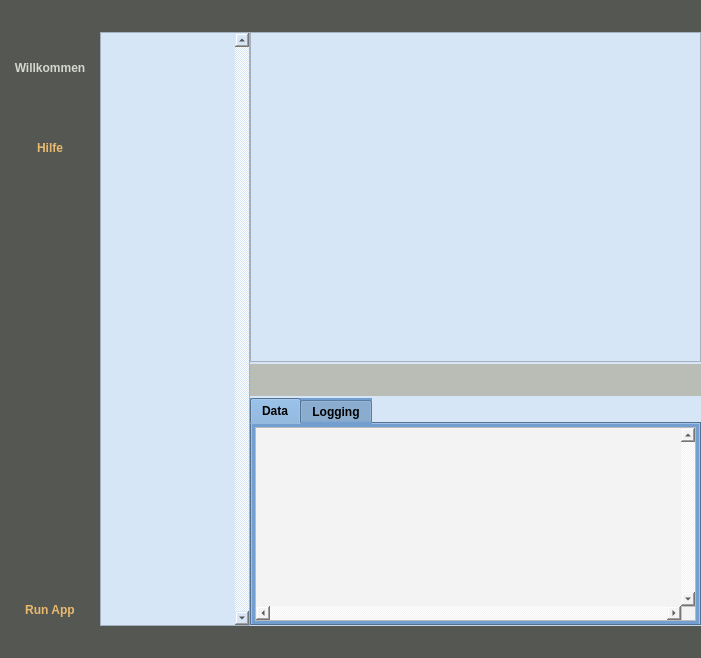
<?xml version="1.0" encoding="UTF-8"?>
<ui version="4.0">
 <class>Form</class>
 <widget class="QWidget" name="Form">
  <property name="geometry">
   <rect>
    <x>0</x>
    <y>0</y>
    <width>701</width>
    <height>658</height>
   </rect>
  </property>
  <property name="windowTitle">
   <string>Form</string>
  </property>
  <property name="styleSheet">
   <string notr="true">background-color: rgb(215, 230, 247);</string>
  </property>
  <layout class="QVBoxLayout" name="verticalLayout_6">
   <property name="spacing">
    <number>0</number>
   </property>
   <property name="leftMargin">
    <number>0</number>
   </property>
   <property name="topMargin">
    <number>0</number>
   </property>
   <property name="rightMargin">
    <number>0</number>
   </property>
   <property name="bottomMargin">
    <number>0</number>
   </property>
   <item>
    <layout class="QVBoxLayout" name="verticalLayout_4">
     <property name="spacing">
      <number>0</number>
     </property>
     <property name="sizeConstraint">
      <enum>QLayout::SetFixedSize</enum>
     </property>
     <item>
      <widget class="QWidget" name="widget_6" native="true">
       <property name="minimumSize">
        <size>
         <width>0</width>
         <height>32</height>
        </size>
       </property>
       <property name="styleSheet">
        <string notr="true">background-color: rgb(85, 87, 83);</string>
       </property>
      </widget>
     </item>
     <item>
      <layout class="QHBoxLayout" name="horizontalLayout_3">
       <property name="spacing">
        <number>0</number>
       </property>
       <item>
        <widget class="QWidget" name="widget_4" native="true">
         <property name="sizePolicy">
          <sizepolicy hsizetype="Fixed" vsizetype="MinimumExpanding">
           <horstretch>0</horstretch>
           <verstretch>0</verstretch>
          </sizepolicy>
         </property>
         <property name="minimumSize">
          <size>
           <width>100</width>
           <height>0</height>
          </size>
         </property>
         <property name="styleSheet">
          <string notr="true">background-color: rgb(85, 87, 83);</string>
         </property>
         <layout class="QVBoxLayout" name="verticalLayout_8">
          <item>
           <layout class="QVBoxLayout" name="verticalLayout_7">
            <item>
             <layout class="QVBoxLayout" name="verticalLayout_9">
              <item>
               <widget class="QLabel" name="label">
                <property name="styleSheet">
                 <string notr="true">background-color: rgb(85, 87, 83);</string>
                </property>
                <property name="text">
                 <string/>
                </property>
                <property name="textFormat">
                 <enum>Qt::RichText</enum>
                </property>
                <property name="pixmap">
                 <pixmap resource="images.qrc">:/img/welcome.png</pixmap>
                </property>
                <property name="scaledContents">
                 <bool>false</bool>
                </property>
                <property name="alignment">
                 <set>Qt::AlignCenter</set>
                </property>
               </widget>
              </item>
              <item>
               <widget class="QLabel" name="label_2">
                <property name="text">
                 <string>&lt;!DOCTYPE HTML PUBLIC &quot;-//W3C//DTD HTML 4.0//EN&quot; &quot;http://www.w3.org/TR/REC-html40/strict.dtd&quot;&gt;
&lt;html&gt;&lt;head&gt;&lt;meta name=&quot;qrichtext&quot; content=&quot;1&quot; /&gt;&lt;style type=&quot;text/css&quot;&gt;
p, li { white-space: pre-wrap; }
&lt;/style&gt;&lt;/head&gt;&lt;body style=&quot; font-family:'Noto Sans'; font-size:9pt; font-weight:400; font-style:normal;&quot;&gt;
&lt;p align=&quot;center&quot; style=&quot; margin-top:12px; margin-bottom:12px; margin-left:0px; margin-right:0px; -qt-block-indent:0; text-indent:0px;&quot;&gt;&lt;span style=&quot; font-weight:600; color:#d3d7cf;&quot;&gt;Willkommen&lt;/span&gt;&lt;/p&gt;&lt;/body&gt;&lt;/html&gt;</string>
                </property>
                <property name="alignment">
                 <set>Qt::AlignCenter</set>
                </property>
               </widget>
              </item>
              <item>
               <spacer name="verticalSpacer_2">
                <property name="orientation">
                 <enum>Qt::Vertical</enum>
                </property>
                <property name="sizeType">
                 <enum>QSizePolicy::Preferred</enum>
                </property>
                <property name="sizeHint" stdset="0">
                 <size>
                  <width>20</width>
                  <height>40</height>
                 </size>
                </property>
               </spacer>
              </item>
              <item>
               <widget class="QLabel" name="label_3">
                <property name="styleSheet">
                 <string notr="true">background-color: rgb(85, 87, 83);</string>
                </property>
                <property name="frameShape">
                 <enum>QFrame::NoFrame</enum>
                </property>
                <property name="text">
                 <string/>
                </property>
                <property name="textFormat">
                 <enum>Qt::RichText</enum>
                </property>
                <property name="pixmap">
                 <pixmap resource="images.qrc">:/img/Help-and-Support-icon.png</pixmap>
                </property>
                <property name="scaledContents">
                 <bool>false</bool>
                </property>
                <property name="alignment">
                 <set>Qt::AlignCenter</set>
                </property>
               </widget>
              </item>
              <item>
               <widget class="QLabel" name="label_4">
                <property name="styleSheet">
                 <string notr="true">color: rgb(233, 185, 110);</string>
                </property>
                <property name="text">
                 <string>&lt;html&gt;&lt;head/&gt;&lt;body&gt;&lt;p align=&quot;center&quot;&gt;&lt;span style=&quot; font-weight:600;&quot;&gt;Hilfe&lt;/span&gt;&lt;/p&gt;&lt;/body&gt;&lt;/html&gt;</string>
                </property>
                <property name="alignment">
                 <set>Qt::AlignCenter</set>
                </property>
               </widget>
              </item>
              <item>
               <spacer name="verticalSpacer_3">
                <property name="orientation">
                 <enum>Qt::Vertical</enum>
                </property>
                <property name="sizeHint" stdset="0">
                 <size>
                  <width>20</width>
                  <height>40</height>
                 </size>
                </property>
               </spacer>
              </item>
              <item>
               <spacer name="verticalSpacer">
                <property name="orientation">
                 <enum>Qt::Vertical</enum>
                </property>
                <property name="sizeType">
                 <enum>QSizePolicy::Preferred</enum>
                </property>
                <property name="sizeHint" stdset="0">
                 <size>
                  <width>20</width>
                  <height>20</height>
                 </size>
                </property>
               </spacer>
              </item>
              <item>
               <widget class="QLabel" name="label_6">
                <property name="text">
                 <string/>
                </property>
                <property name="pixmap">
                 <pixmap resource="images.qrc">:/img/Actions-go-next-view-page-icon.png</pixmap>
                </property>
                <property name="alignment">
                 <set>Qt::AlignCenter</set>
                </property>
               </widget>
              </item>
              <item>
               <widget class="QLabel" name="label_5">
                <property name="styleSheet">
                 <string notr="true">color: rgb(233, 185, 110);</string>
                </property>
                <property name="text">
                 <string>&lt;html&gt;&lt;head/&gt;&lt;body&gt;&lt;p&gt;&lt;span style=&quot; font-weight:600;&quot;&gt;Run App&lt;/span&gt;&lt;/p&gt;&lt;/body&gt;&lt;/html&gt;</string>
                </property>
                <property name="alignment">
                 <set>Qt::AlignCenter</set>
                </property>
               </widget>
              </item>
             </layout>
            </item>
           </layout>
          </item>
         </layout>
        </widget>
       </item>
       <item>
        <widget class="QListWidget" name="listWidget_3">
         <property name="sizePolicy">
          <sizepolicy hsizetype="Fixed" vsizetype="MinimumExpanding">
           <horstretch>0</horstretch>
           <verstretch>0</verstretch>
          </sizepolicy>
         </property>
         <property name="minimumSize">
          <size>
           <width>150</width>
           <height>0</height>
          </size>
         </property>
         <property name="maximumSize">
          <size>
           <width>150</width>
           <height>16777215</height>
          </size>
         </property>
         <property name="verticalScrollBarPolicy">
          <enum>Qt::ScrollBarAlwaysOn</enum>
         </property>
         <property name="iconSize">
          <size>
           <width>0</width>
           <height>0</height>
          </size>
         </property>
        </widget>
       </item>
       <item>
        <layout class="QVBoxLayout" name="editLayout">
         <property name="spacing">
          <number>2</number>
         </property>
         <property name="sizeConstraint">
          <enum>QLayout::SetFixedSize</enum>
         </property>
         <item>
          <widget class="MyEditor" name="editorGutter"/>
         </item>
         <item>
          <widget class="QWidget" name="widget_9" native="true">
           <property name="minimumSize">
            <size>
             <width>0</width>
             <height>32</height>
            </size>
           </property>
           <property name="styleSheet">
            <string notr="true">background-color: rgb(186, 189, 182);</string>
           </property>
          </widget>
         </item>
         <item>
          <widget class="QTabWidget" name="tabWidget_2">
           <property name="sizePolicy">
            <sizepolicy hsizetype="Preferred" vsizetype="Preferred">
             <horstretch>0</horstretch>
             <verstretch>0</verstretch>
            </sizepolicy>
           </property>
           <property name="minimumSize">
            <size>
             <width>0</width>
             <height>150</height>
            </size>
           </property>
           <property name="font">
            <font>
             <weight>75</weight>
             <bold>true</bold>
            </font>
           </property>
           <property name="styleSheet">
            <string notr="true">background-color: rgb(114, 159, 207);</string>
           </property>
           <property name="currentIndex">
            <number>0</number>
           </property>
           <widget class="QWidget" name="tab_4">
            <attribute name="title">
             <string>Data</string>
            </attribute>
            <layout class="QVBoxLayout" name="verticalLayout_10">
             <property name="spacing">
              <number>3</number>
             </property>
             <property name="leftMargin">
              <number>3</number>
             </property>
             <property name="topMargin">
              <number>3</number>
             </property>
             <property name="rightMargin">
              <number>3</number>
             </property>
             <property name="bottomMargin">
              <number>3</number>
             </property>
             <item>
              <layout class="QVBoxLayout" name="verticalLayout_3">
               <item>
                <widget class="QPlainTextEdit" name="dataEdit">
                 <property name="styleSheet">
                  <string notr="true">background-color: rgb(243, 243, 243);</string>
                 </property>
                 <property name="verticalScrollBarPolicy">
                  <enum>Qt::ScrollBarAlwaysOn</enum>
                 </property>
                 <property name="horizontalScrollBarPolicy">
                  <enum>Qt::ScrollBarAlwaysOn</enum>
                 </property>
                 <property name="tabChangesFocus">
                  <bool>true</bool>
                 </property>
                 <property name="readOnly">
                  <bool>false</bool>
                 </property>
                 <property name="textInteractionFlags">
                  <set>Qt::TextEditorInteraction</set>
                 </property>
                 <property name="backgroundVisible">
                  <bool>false</bool>
                 </property>
                </widget>
               </item>
              </layout>
             </item>
            </layout>
           </widget>
           <widget class="QWidget" name="tab_3">
            <property name="sizePolicy">
             <sizepolicy hsizetype="Preferred" vsizetype="Preferred">
              <horstretch>0</horstretch>
              <verstretch>0</verstretch>
             </sizepolicy>
            </property>
            <property name="font">
             <font>
              <weight>75</weight>
              <bold>true</bold>
             </font>
            </property>
            <attribute name="title">
             <string>Logging</string>
            </attribute>
            <layout class="QVBoxLayout" name="verticalLayout_2">
             <item>
              <layout class="QHBoxLayout" name="horizontalLayout_4">
               <property name="spacing">
                <number>1</number>
               </property>
               <property name="sizeConstraint">
                <enum>QLayout::SetDefaultConstraint</enum>
               </property>
               <item>
                <widget class="QListWidget" name="logWindow">
                 <property name="sizePolicy">
                  <sizepolicy hsizetype="Preferred" vsizetype="Preferred">
                   <horstretch>0</horstretch>
                   <verstretch>0</verstretch>
                  </sizepolicy>
                 </property>
                 <property name="minimumSize">
                  <size>
                   <width>0</width>
                   <height>0</height>
                  </size>
                 </property>
                 <property name="maximumSize">
                  <size>
                   <width>16777215</width>
                   <height>120</height>
                  </size>
                 </property>
                 <property name="styleSheet">
                  <string notr="true">background-color: rgb(238, 238, 236);</string>
                 </property>
                 <property name="verticalScrollBarPolicy">
                  <enum>Qt::ScrollBarAlwaysOn</enum>
                 </property>
                 <property name="horizontalScrollBarPolicy">
                  <enum>Qt::ScrollBarAlwaysOn</enum>
                 </property>
                 <item>
                  <property name="text">
                   <string>Neues Element</string>
                  </property>
                 </item>
                </widget>
               </item>
              </layout>
             </item>
             <item>
              <widget class="QProgressBar" name="progressBar_2">
               <property name="styleSheet">
                <string notr="true">background-color: rgb(238, 238, 236);</string>
               </property>
               <property name="value">
                <number>24</number>
               </property>
              </widget>
             </item>
             <item>
              <layout class="QVBoxLayout" name="verticalLayout">
               <item>
                <layout class="QHBoxLayout" name="horizontalLayout">
                 <item>
                  <widget class="QLCDNumber" name="lcdNumber_2">
                   <property name="minimumSize">
                    <size>
                     <width>0</width>
                     <height>25</height>
                    </size>
                   </property>
                   <property name="layoutDirection">
                    <enum>Qt::LeftToRight</enum>
                   </property>
                   <property name="styleSheet">
                    <string notr="true">background-color: rgb(186, 189, 182);</string>
                   </property>
                   <property name="digitCount">
                    <number>12</number>
                   </property>
                   <property name="mode">
                    <enum>QLCDNumber::Dec</enum>
                   </property>
                   <property name="value" stdset="0">
                    <double>100000000.000000000000000</double>
                   </property>
                   <property name="intValue" stdset="0">
                    <number>100000000</number>
                   </property>
                  </widget>
                 </item>
                </layout>
               </item>
              </layout>
             </item>
            </layout>
           </widget>
          </widget>
         </item>
        </layout>
       </item>
       <item>
        <widget class="QWidget" name="widget_7" native="true">
         <property name="sizePolicy">
          <sizepolicy hsizetype="Preferred" vsizetype="Preferred">
           <horstretch>0</horstretch>
           <verstretch>0</verstretch>
          </sizepolicy>
         </property>
         <property name="minimumSize">
          <size>
           <width>0</width>
           <height>0</height>
          </size>
         </property>
         <property name="styleSheet">
          <string notr="true">background-color: rgb(85, 87, 83);</string>
         </property>
        </widget>
       </item>
      </layout>
     </item>
     <item>
      <widget class="QWidget" name="widget_8" native="true">
       <property name="sizePolicy">
        <sizepolicy hsizetype="Preferred" vsizetype="Preferred">
         <horstretch>0</horstretch>
         <verstretch>0</verstretch>
        </sizepolicy>
       </property>
       <property name="minimumSize">
        <size>
         <width>0</width>
         <height>32</height>
        </size>
       </property>
       <property name="styleSheet">
        <string notr="true">background-color: rgb(85, 87, 83);</string>
       </property>
      </widget>
     </item>
    </layout>
   </item>
  </layout>
 </widget>
 <customwidgets>
  <customwidget>
   <class>MyEditor</class>
   <extends>QPlainTextEdit</extends>
   <header location="global">editorgutter.h</header>
  </customwidget>
 </customwidgets>
 <resources>
  <include location="images.qrc"/>
 </resources>
 <connections/>
 <slots>
  <signal>resizeEvent(QResizeEvent)</signal>
  <slot>resizeWidget()</slot>
 </slots>
</ui>
